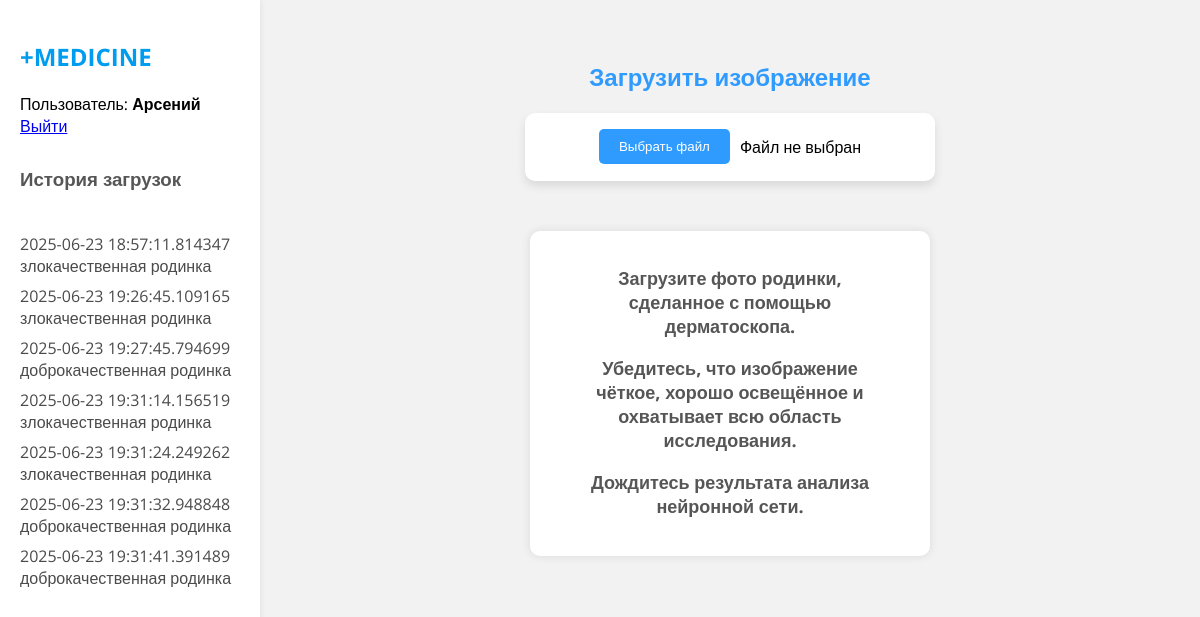
The app's page / (signed in) with its own data.
### app.py (models this page shows, shortened)
class User(UserMixin, db.Model):
    id = db.Column(db.Integer, primary_key=True)
    username = db.Column(db.String(64), unique=True, nullable=False)
    password_hash = db.Column(db.String(128), nullable=False)
    uploads = db.relationship('Upload', backref='user', lazy=True)

class Upload(db.Model):
    id = db.Column(db.Integer, primary_key=True)
    filename = db.Column(db.String(128), nullable=False)
    image_path = db.Column(db.String(256), nullable=False)
    diagnosis = db.Column(db.String(64), nullable=False)
    date = db.Column(db.DateTime, nullable=False)
    outputs = db.Column(db.PickleType)
    user_id = db.Column(db.Integer, db.ForeignKey('user.id'), nullable=False)

### app.py (the view)
@app.route('/')
@login_required
def index():
    user_uploads = Upload.query.filter_by(user_id=current_user.id).order_by(Upload.date.desc()).limit(10).all()
    return render_template('index.html', history=user_uploads, current_user=current_user)

### app.py (called while the page is built)
@login_manager.user_loader
def load_user(user_id):
    return User.query.get(int(user_id))

### templates/index.html (shortened to what this page needs)
<!DOCTYPE html>
<html lang="ru">
<head>
    <link rel="stylesheet" href="{{ url_for('static', filename='css/style.css') }}">
</head>
<body>
    <div class="container">
        <aside class="sidebar">
            <h1 class="logo">+MEDICINE</h1>
            <div style="margin-bottom: 10px;">
                {% if current_user.is_authenticated %}
                    <span>Пользователь: <b>{{ current_user.username }}</b></span><br>
                    <a href="{{ url_for('logout') }}">Выйти</a>
                {% else %}
                    <a href="{{ url_for('login') }}">Войти</a>
                {% endif %}
            </div>
            <h3 class="history-title">История загрузок</h3>
            <ul class="history-list">
                {% if history %}
                    {% for item in history|reverse %}
                        <li class="history-item" onclick="showHistoryItem('{{ item.image_path }}', '{{ item.diagnosis }}')">
                            <span class="history-date">{{ item.date }}</span><br>
                            <span class="history-diagnosis {{ 'malignant' if item.diagnosis == 'злокачественная родинка' else 'benign' }}">
                                {{ item.diagnosis }}
                            </span>
                        </li>
                    {% endfor %}
                {% else %}
                    <li class="history-item">Нет данных</li>
                {% endif %}
            </ul>
        </aside>
        <main class="main-content">
            <h2>Загрузить изображение</h2>
            <div class="upload-section">
                <button id="chooseFileButton" class="button">Выбрать файл</button>
                <span id="fileName">Файл не выбран</span>
            </div>
            <div class="result" id="resultSection">
                <p>Загрузите фото родинки, сделанное с помощью дерматоскопа.</p>
                <p>Убедитесь, что изображение чёткое, хорошо освещённое и охватывает всю область исследования.</p>
                <p>Дождитесь результата анализа нейронной сети.</p>
            </div>
        </main>
    </div>
</body>
</html>

### static/css/style.css (style rules this page uses)
html, body { height: 100%; margin: 0; font-family: 'Open Sans', sans-serif; background-color: #F2F2F2; }
.container { display: flex; height: 100vh; }
.sidebar { width: 220px; background-color: #fff; padding: 20px; box-shadow: 2px 0 5px rgba(0,0,0,0.05); display: flex; flex-direction: column; justify-content: flex-start; }
.logo { color: #009cf0; margin-bottom: 20px; }
.sidebar h3 { color: #565656; }
.sidebar ul { list-style: none; padding-left: 0; }
.sidebar li { margin: 8px 0; color: #4B4B4B; }
.main-content { flex: 1; padding: 40px; text-align: center; }
.main-content h2 { color: #309BFF; }
.upload-section { margin: 20px 0; background-color: #fff; box-shadow: 0px 5px 10px 0px #0000001A; width: 410px; height: 68px; border-radius: 10px; margin-left: auto; margin-right: auto; display: flex; align-items: center; justify-content: center; }
.upload-section button { background-color: #309BFF; color: white; padding: 10px 20px; border: none; cursor: pointer; margin-right: 10px; border-radius: 5px; }
.result { background-color: white; display: inline-block; padding: 20px 50px; border-radius: 10px; box-shadow: 0px 0px 10px rgba(0,0,0,0.1); margin-top: 30px; max-width: 300px; color: #565656; }
.result p { margin-top: 10px; font-weight: bold; }
#resultSection p { margin-top: 15px; font-weight: bold; font-size: 18px; }

### records on screen
User: username "Арсений"
Upload: date "2025-06-23 18:57:11.814347", diagnosis "злокачественная родинка"
Upload: date "2025-06-23 19:26:45.109165", diagnosis "злокачественная родинка"
Upload: date "2025-06-23 19:27:45.794699", diagnosis "доброкачественная родинка"
Upload: date "2025-06-23 19:31:14.156519", diagnosis "злокачественная родинка"
Upload: date "2025-06-23 19:31:24.249262", diagnosis "злокачественная родинка"
Upload: date "2025-06-23 19:31:32.948848", diagnosis "доброкачественная родинка"
Upload: date "2025-06-23 19:31:41.391489", diagnosis "доброкачественная родинка"
